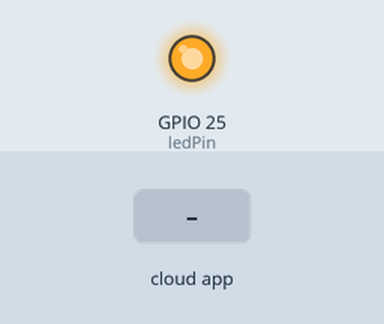
Simulated run of this program. Board: ESP32. On the bench: output pins drawn as LEDs (lit = HIGH). Inputs (shaded band) come from the test bench. WiFi joins after 1.5 s; servers stay silent unless stated; not simulated (calls return 0 or success): secrets.h; what the program prints to the serial monitor is not drawn.

Above: at 2.7 s.
2.8 s: the phone or cloud app sets state to 0
At 3.9 s:
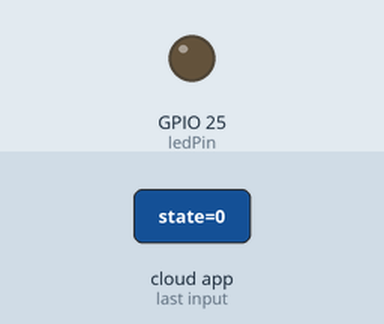
4.3 s: the phone or cloud app sets state to 1
At 5.1 s:
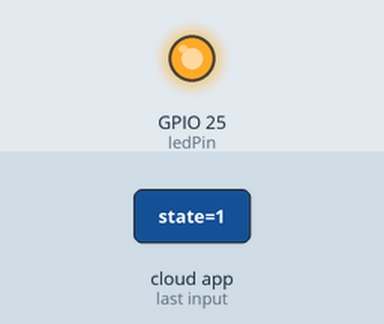
Timing chart, 0 to 7.3 s (numbered marks = the images above; inputs shaded):
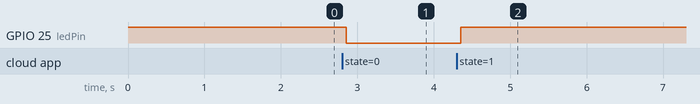

Measured:
- after the input at 2.8 s, GPIO 25 (ledPin): HIGH → LOW after 0.05 s
- after the input at 4.3 s, GPIO 25 (ledPin): LOW → HIGH after 0.05 s

The program:

main.cpp
```cpp
#include <WiFi.h>
#include <Firebase_ESP_Client.h>
#include "secrets.h"

// Define Firebase Data object
FirebaseData fbdo;
FirebaseData stream;
FirebaseAuth auth;
FirebaseConfig config;

const int ledPin = 25;
bool streamStarted = false;

void streamTimeoutCallback(bool timeout)
{
    if (timeout)
    {
        Serial.println("Stream timeout, tentando reconectar...");
    }
}

void streamCallback(FirebaseStream data)
{
    int state = data.intData() ? HIGH : LOW;

    Serial.print("Novo estado recebido: ");
    Serial.println(state);

    digitalWrite(ledPin, state);
}

void setup()
{
    pinMode(ledPin, OUTPUT);
    digitalWrite(ledPin, HIGH);

    Serial.begin(9600);
    WiFi.begin(WIFI_SSID, WIFI_PASSWORD);

    Serial.print("Connecting to Wi-Fi");
    while (WiFi.status() != WL_CONNECTED)
    {
        Serial.print(".");
        delay(300);
    }
    Serial.println();
    Serial.print("Connected with IP: ");
    Serial.println(WiFi.localIP());
    Serial.println();

    /* Assign the api key (required) */
    config.api_key = API_KEY;

    /* Assign the user sign in credentials */
    auth.user.email = USER_EMAIL;
    auth.user.password = USER_PASSWORD;

    /* Assign the RTDB URL (required) */
    config.database_url = DATABASE_URL;

    //  WiFi reconnection enabled
    Firebase.reconnectNetwork(true);

    // Since v4.4.x, BearSSL engine was used, the SSL buffer need to be set.
    // Large data transmission may require larger RX buffer, otherwise connection issue or data read time out can be occurred.
    fbdo.setBSSLBufferSize(4096 /* Rx buffer size in bytes from 512 - 16384 */, 1024 /* Tx buffer size in bytes from 512 - 16384 */);

    Firebase.begin(&config, &auth);
    Firebase.setDoubleDigits(5);

}

void loop()
{
    if (Firebase.ready() && !streamStarted)
    {
        if (Firebase.RTDB.beginStream(&stream, "/motor/state"))
        {
            Firebase.RTDB.setStreamCallback(&stream, streamCallback, streamTimeoutCallback);
            streamStarted = true;
            Serial.println("Firebase stream conectado.");
        }
        else
        {
            Serial.printf("Falha ao abrir stream: %s\n", stream.errorReason().c_str());
            delay(3000);
        }
    }
}
```
